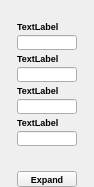
<?xml version="1.0" encoding="UTF-8"?>
<ui version="4.0">
 <class>DataWidget</class>
 <widget class="QWidget" name="DataWidget">
  <property name="geometry">
   <rect>
    <x>0</x>
    <y>0</y>
    <width>94</width>
    <height>187</height>
   </rect>
  </property>
  <property name="windowTitle">
   <string notr="true">Form</string>
  </property>
  <layout class="QHBoxLayout" name="mainLayout">
   <property name="spacing">
    <number>3</number>
   </property>
   <property name="leftMargin">
    <number>0</number>
   </property>
   <property name="topMargin">
    <number>0</number>
   </property>
   <property name="rightMargin">
    <number>0</number>
   </property>
   <property name="bottomMargin">
    <number>0</number>
   </property>
   <item>
    <layout class="QVBoxLayout" name="DataWidgetLayout">
     <property name="spacing">
      <number>3</number>
     </property>
     <item>
      <spacer name="verticalSpacer">
       <property name="orientation">
        <enum>Qt::Vertical</enum>
       </property>
       <property name="sizeHint" stdset="0">
        <size>
         <width>20</width>
         <height>40</height>
        </size>
       </property>
      </spacer>
     </item>
     <item>
      <widget class="QLabel" name="freq0">
       <property name="sizePolicy">
        <sizepolicy hsizetype="Fixed" vsizetype="Preferred">
         <horstretch>0</horstretch>
         <verstretch>0</verstretch>
        </sizepolicy>
       </property>
       <property name="maximumSize">
        <size>
         <width>60</width>
         <height>11</height>
        </size>
       </property>
       <property name="font">
        <font>
         <pointsize>7</pointsize>
         <weight>75</weight>
         <bold>true</bold>
        </font>
       </property>
       <property name="text">
        <string notr="true">TextLabel</string>
       </property>
      </widget>
     </item>
     <item>
      <widget class="QLineEdit" name="channel0">
       <property name="sizePolicy">
        <sizepolicy hsizetype="Ignored" vsizetype="Minimum">
         <horstretch>0</horstretch>
         <verstretch>0</verstretch>
        </sizepolicy>
       </property>
       <property name="minimumSize">
        <size>
         <width>0</width>
         <height>0</height>
        </size>
       </property>
       <property name="maximumSize">
        <size>
         <width>60</width>
         <height>15</height>
        </size>
       </property>
       <property name="font">
        <font>
         <pointsize>7</pointsize>
         <weight>75</weight>
         <bold>true</bold>
        </font>
       </property>
       <property name="contextMenuPolicy">
        <enum>Qt::NoContextMenu</enum>
       </property>
       <property name="acceptDrops">
        <bool>false</bool>
       </property>
       <property name="styleSheet">
        <string notr="true"/>
       </property>
       <property name="locale">
        <locale language="C" country="AnyCountry"/>
       </property>
       <property name="placeholderText">
        <string notr="true"/>
       </property>
      </widget>
     </item>
     <item>
      <widget class="QLabel" name="freq1">
       <property name="sizePolicy">
        <sizepolicy hsizetype="Fixed" vsizetype="Preferred">
         <horstretch>0</horstretch>
         <verstretch>0</verstretch>
        </sizepolicy>
       </property>
       <property name="maximumSize">
        <size>
         <width>60</width>
         <height>11</height>
        </size>
       </property>
       <property name="font">
        <font>
         <pointsize>7</pointsize>
         <weight>75</weight>
         <bold>true</bold>
        </font>
       </property>
       <property name="text">
        <string notr="true">TextLabel</string>
       </property>
      </widget>
     </item>
     <item>
      <widget class="QLineEdit" name="channel1">
       <property name="sizePolicy">
        <sizepolicy hsizetype="Ignored" vsizetype="Minimum">
         <horstretch>0</horstretch>
         <verstretch>0</verstretch>
        </sizepolicy>
       </property>
       <property name="minimumSize">
        <size>
         <width>0</width>
         <height>0</height>
        </size>
       </property>
       <property name="maximumSize">
        <size>
         <width>60</width>
         <height>15</height>
        </size>
       </property>
       <property name="font">
        <font>
         <pointsize>7</pointsize>
         <weight>75</weight>
         <bold>true</bold>
        </font>
       </property>
       <property name="contextMenuPolicy">
        <enum>Qt::NoContextMenu</enum>
       </property>
       <property name="acceptDrops">
        <bool>false</bool>
       </property>
       <property name="styleSheet">
        <string notr="true"/>
       </property>
       <property name="locale">
        <locale language="C" country="AnyCountry"/>
       </property>
       <property name="placeholderText">
        <string notr="true"/>
       </property>
      </widget>
     </item>
     <item>
      <widget class="QLabel" name="freq2">
       <property name="sizePolicy">
        <sizepolicy hsizetype="Fixed" vsizetype="Preferred">
         <horstretch>0</horstretch>
         <verstretch>0</verstretch>
        </sizepolicy>
       </property>
       <property name="maximumSize">
        <size>
         <width>60</width>
         <height>11</height>
        </size>
       </property>
       <property name="font">
        <font>
         <pointsize>7</pointsize>
         <weight>75</weight>
         <bold>true</bold>
        </font>
       </property>
       <property name="text">
        <string notr="true">TextLabel</string>
       </property>
      </widget>
     </item>
     <item>
      <widget class="QLineEdit" name="channel2">
       <property name="sizePolicy">
        <sizepolicy hsizetype="Ignored" vsizetype="Minimum">
         <horstretch>0</horstretch>
         <verstretch>0</verstretch>
        </sizepolicy>
       </property>
       <property name="minimumSize">
        <size>
         <width>0</width>
         <height>0</height>
        </size>
       </property>
       <property name="maximumSize">
        <size>
         <width>60</width>
         <height>15</height>
        </size>
       </property>
       <property name="font">
        <font>
         <pointsize>7</pointsize>
         <weight>75</weight>
         <bold>true</bold>
        </font>
       </property>
       <property name="contextMenuPolicy">
        <enum>Qt::NoContextMenu</enum>
       </property>
       <property name="acceptDrops">
        <bool>false</bool>
       </property>
       <property name="styleSheet">
        <string notr="true"/>
       </property>
       <property name="locale">
        <locale language="C" country="AnyCountry"/>
       </property>
       <property name="placeholderText">
        <string notr="true"/>
       </property>
      </widget>
     </item>
     <item>
      <widget class="QLabel" name="freq3">
       <property name="sizePolicy">
        <sizepolicy hsizetype="Fixed" vsizetype="Preferred">
         <horstretch>0</horstretch>
         <verstretch>0</verstretch>
        </sizepolicy>
       </property>
       <property name="maximumSize">
        <size>
         <width>60</width>
         <height>11</height>
        </size>
       </property>
       <property name="font">
        <font>
         <pointsize>7</pointsize>
         <weight>75</weight>
         <bold>true</bold>
        </font>
       </property>
       <property name="text">
        <string notr="true">TextLabel</string>
       </property>
      </widget>
     </item>
     <item>
      <widget class="QLineEdit" name="channel3">
       <property name="sizePolicy">
        <sizepolicy hsizetype="Ignored" vsizetype="Minimum">
         <horstretch>0</horstretch>
         <verstretch>0</verstretch>
        </sizepolicy>
       </property>
       <property name="minimumSize">
        <size>
         <width>0</width>
         <height>0</height>
        </size>
       </property>
       <property name="maximumSize">
        <size>
         <width>60</width>
         <height>15</height>
        </size>
       </property>
       <property name="font">
        <font>
         <pointsize>7</pointsize>
         <weight>75</weight>
         <bold>true</bold>
        </font>
       </property>
       <property name="contextMenuPolicy">
        <enum>Qt::NoContextMenu</enum>
       </property>
       <property name="acceptDrops">
        <bool>false</bool>
       </property>
       <property name="styleSheet">
        <string notr="true"/>
       </property>
       <property name="locale">
        <locale language="C" country="AnyCountry"/>
       </property>
       <property name="placeholderText">
        <string notr="true"/>
       </property>
      </widget>
     </item>
     <item>
      <spacer name="verticalSpacer_2">
       <property name="orientation">
        <enum>Qt::Vertical</enum>
       </property>
       <property name="sizeHint" stdset="0">
        <size>
         <width>20</width>
         <height>40</height>
        </size>
       </property>
      </spacer>
     </item>
     <item>
      <widget class="CustomButton" name="expandButton">
       <property name="sizePolicy">
        <sizepolicy hsizetype="Fixed" vsizetype="Fixed">
         <horstretch>0</horstretch>
         <verstretch>0</verstretch>
        </sizepolicy>
       </property>
       <property name="minimumSize">
        <size>
         <width>60</width>
         <height>16</height>
        </size>
       </property>
       <property name="maximumSize">
        <size>
         <width>60</width>
         <height>16</height>
        </size>
       </property>
       <property name="font">
        <font>
         <pointsize>7</pointsize>
         <weight>75</weight>
         <bold>true</bold>
        </font>
       </property>
       <property name="locale">
        <locale language="C" country="AnyCountry"/>
       </property>
       <property name="text">
        <string>Expand</string>
       </property>
      </widget>
     </item>
    </layout>
   </item>
  </layout>
 </widget>
 <customwidgets>
  <customwidget>
   <class>CustomButton</class>
   <extends>QToolButton</extends>
   <header location="global">custombutton.h</header>
  </customwidget>
 </customwidgets>
 <resources/>
 <connections/>
</ui>
